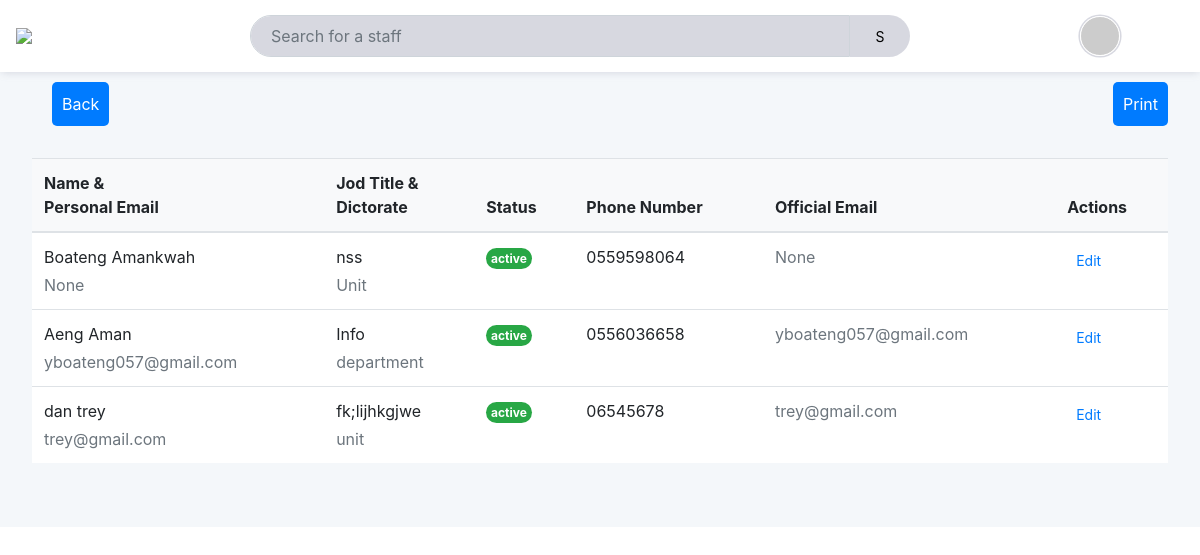
/rep (signed in), run on the app's committed database.
### sever.py (models this page shows, shortened)
class Staff(db.Model, UserMixin):
    id = db.Column(db.Integer, primary_key=True)
    surname = db.Column(db.String())
    firstname = db.Column(db.String())
    maiden_name = db.Column(db.String())
    official_email = db.Column(db.String())
    personal_email = db.Column(db.String())
    password = db.Column(db.String())
    position = db.Column(db.String())
    member_staff = db.Column(db.String())
    department_directorate_unit = db.Column(db.String())
    number = db.Column(db.String())
    gender = db.Column(db.String())
    rank = db.Column(db.String())
    grade = db.Column(db.String())
    job_title = db.Column(db.String())
    employment_status = db.Column(db.String())
    date_of_appointment = db.Column(db.Date)
    end_of_contract = db.Column(db.Date)
    ghana_card = db.Column(db.String(100))
    snit_number = db.Column(db.String(100))
    tin_number = db.Column(db.String(100))
    immigration_status = db.Column(db.String(100))
    immigration_number = db.Column(db.String(100))
    value_permit = db.Column(db.String(100))
    address = db.Column(db.String(200))
    bank_number = db.Column(db.String(100))
    admin_full_name = db.Column(db.String(255))
    admin_email = db.Column(db.String(255))
    admin_password = db.Column(db.String(255))
    bank_name = db.Column(db.String(100))
    bank_branch = db.Column(db.String(100))
    next_of_kin = db.Column(db.String(100))
    relationship = db.Column(db.String(100))
    address_kin = db.Column(db.String(100))
    gender_kin = db.Column(db.String(100))
    name_beneficiaries = db.Column(db.String(100))
    address_beneficiaries = db.Column(db.String(100))
    other_beneficiaries = db.Column(db.String(100))
    gender_beneficiaries = db.Column(db.String(100))
    date_created = db.Column(db.DateTime, default=db.func.current_timestamp())

### sever.py (the view)
@app.route('/rep', methods=['POST','GET'])
@login_required
def rep():
    search_name = request.args.get('search_name', '').strip()
    member_staff = request.args.get('member_staff', '').strip()
    department_directorate_unit = request.args.get('department_directorate_unit', '').strip()
    number = request.args.get('number', '').strip()
    gender = request.args.get('gender', '').strip()
    rank = request.args.get('rank', '').strip()
    grade = request.args.get('grade', '').strip()
    job_title = request.args.get('job_title', '').strip()
    employment_status = request.args.get('employment_status', '').strip()
    date_of_appointment = request.args.get('date_of_appointment', '').strip()
    end_of_contract = request.args.get('end_of_contract', '').strip()
    staff_members = Staff.query.all()
    if search_name:
        query = Staff.query.filter(or_(
            Staff.firstname.ilike(f'%{search_name}%'),
            Staff.surname.ilike(f'%{search_name}%')
        ))
        staff_members = query.all()
    if member_staff:
        staff_members = [staff for staff in staff_members if staff.member_staff == member_staff]
    if department_directorate_unit:
        staff_members = [staff for staff in staff_members if staff.department_directorate_unit == department_directorate_unit]
    if number:
        staff_members = [staff for staff in staff_members if staff.number == number]
    if gender:
        staff_members = [staff for staff in staff_members if staff.gender == gender]
    if rank:
        staff_members = [staff for staff in staff_members if staff.rank == rank]
    if grade:
        staff_members = [staff for staff in staff_members if staff.grade == grade]
    if job_title:
        staff_members = [staff for staff in staff_members if staff.job_title == job_title]
    if employment_status:
        staff_members = [staff for staff in staff_members if staff.employment_status == employment_status]
    if date_of_appointment:
        date_of_appointment = datetime.strptime(date_of_appointment, '%Y-%m-%d').date()
        staff_members = [staff for staff in staff_members if staff.date_of_appointment == date_of_appointment]
    if end_of_contract:
        end_of_contract = datetime.strptime(end_of_contract, '%Y-%m-%d').date()
        staff_members = [staff for staff in staff_members if staff.end_of_contract == end_of_contract]
    return render_template('rep.html', staff_members=staff_members,user=current_user)

### sever.py (called while the page is built)
@login_manager.user_loader
def load_user(user_id):
    return Staff.query.get(int(user_id))

### templates/rep.html (shortened to what this page needs)
<!doctype html>
<html lang="en">
  <head>
    <link rel="stylesheet" href="static/maths.css">
    <link rel="stylesheet" href="https://stackpath.bootstrapcdn.com/bootstrap/4.3.1/css/bootstrap.min.css">
  </head>
  <body>
    <div class="admi">
        <header class="admin__header" style="position:fixed; width:100%;">
            <div class="logo"><img src="https://www.central.edu.gh/static/img/Central-Uni-logo.png" style="width:100px;" />
                </div>
            <nav class="navContainer" style="display:flex; justify-content:space-between;">
                <div class="searc" style="display:flex;">
                    <input type="text"class="form-control" style="width:600px; padding:20px; border-radius:30px 0 0 30px; background-color:#9c9eb266;" placeholder="Search for a staff" />
                   <button class="up" style="text-align:center; background-color:#9c9eb266;
                   cursor: pointer;
                   border: none;
                    color:#000;border-radius:0 30px 30px 0;  font-size:14px; width:60px;">S</button>
                </div>
                <div class="userContainer">
                    <div class="user">
                        <div class="img"></div>
                    </div>
                </div>
            </nav>
        </header>
<main class="admin__main" >
 <div style="display:flex; justify-content:space-between;  " >
  <a href="/report" style="text-decoration:none;padding:10px; margin-left:20px;margin-top:50px; border-radius:5px; color:#fff; background-color:var(--primary);">Back</a>
  <a href="#" style="text-decoration:none;padding:10px; margin-left:20px;margin-top:50px;  border-radius:5px; color:#fff; background-color:var(--primary);">Print</a>
 </div>
    <table class="table align-middle mb-0 bg-white" >
        <thead class="bg-light">
          <tr>
            <th>Name &<br> Personal Email</th>
            <th>Jod Title &<br> Dictorate</th>
            <th>Status</th>
            <th>Phone Number</th>
            <th>Official Email</th>
            <th>Actions</th>
          </tr>
        </thead>
        <tbody>
          {% for staff_member in staff_members %}
          <tr>
            <td>
              <div class="d-flex align-items-center">
                <div class="ms-3">
                  <p class="fw-bold mb-1">{{ staff_member.firstname }} {{ staff_member.surname }} </p>
                  <p class="text-muted mb-0">{{staff_member.official_email}}</p>
                </div>
              </div>
            </td>
            <td>
              <p class="fw-normal mb-1">{{ staff_member.job_title }}</p>
              <p class="text-muted mb-0">{{ staff_member.department_directorate_unit }}</p>
            </td>
            <td>
              <span class="badge badge-success rounded-pill d-inline">{{ staff_member.employment_status }}</span>
            </td>
            <td>{{ staff_member.number }} </td>
            <td>
              <span class="text-muted mb-0">{{ staff_member.official_email }}</span>
            </td>
            <td>
              <a href="{{ url_for('edit_staff', staff_id=staff_member.id) }}"><button type="button" class="btn btn-link btn-sm btn-rounded">
                Edit
              </button></a>
            </td>
          </tr>
          {% endfor %}
        </tbody>
      </table>
</main>
    </div>
</body>
  </body>
</html>

### static/maths.css (style rules this page uses)
:root { --admin-header-height: 70px; --admin-footer-height: 70px; --admin-nav-width: 250px; --spacing: 2em; --spacing-xs: 1em; --spacing-xxs: .5em; --spacing-xxxs: .3em; --spacing-xxxxs: .1em; --dashboard-column-count: 2; --primary: #ca181e;; --primary-light: #e2e4f8; --gray: #9c9eb2; --gray-lighter: #9c9eb266; --gray-lightest: #f1f1f8; --text: #cc3d1e; --light-orange: #ffefe8; --star: #ffaf17; }
*, *::before, *::after { box-sizing: border-box; }
body { overflow-x: hidden; margin: 0; font-family: 'Open Sans', Helvetica, sans-serif; color: var(--text); }
input { font-family: 'Open Sans', Helvetica, sans-serif; }
a { text-decoration: none; color: var(--gray); }
.admin__header { grid-area: header; background-color: #fff; box-shadow: 0 2px 8px -2px var(--gray-lighter); z-index: 1; }
.admin__main { grid-area:main; padding: var(--spacing); background-color: #f4f7fa; }
.admin__header { grid-area: header; background-color: #fff; display: grid; grid: auto / var(--admin-nav-width) 1fr; grid-template-areas: "logo navContainer"; }
.logo { display: grid; grid-template-columns: min-content 1fr; align-items: center; padding: var(--spacing-xs); gap: var(--spacing-xs); font-weight: 600; }
.logo img { width: 40px; }
.navContainer { display: grid; grid-template-areas: "search link link link link userContainer"; grid: auto / 1fr min-content min-content min-content min-content 1fr; align-content: center; align-items: center; }
.userContainer { justify-content: end; display: grid; grid-template-areas: "notifications user"; padding: var(--spacing-xs); gap: var(--spacing); align-items: center; }
.userContainer .user { display: grid; grid-template-areas: "img name caret"; gap: var(--spacing-xs); align-items: center; }
.user .img { --size: 2.5em; width: var(--size); height: var(--size); border-radius: var(--size); background-image: url('https://i.pravatar.cc/50?img=20'); background-size: cover; border: .05em solid #fff; box-shadow: 0 0 0 .1em var(--gray-lighter); }
.admin__main { display: grid; grid-template-rows: min-content min-content 1fr; gap: var(--spacing); padding: var(--spacing); }

### data on the page
Staff: firstname "Boateng", surname "Amankwah", official_email "None", job_title "nss", department_directorate_unit "Unit", employment_status "active", number "0559598064"
Staff: firstname "Aeng", surname "Aman", official_email "yboateng057@gmail.com", job_title "Info", department_directorate_unit "department", employment_status "active", number "0556036658"
Staff: firstname "dan", surname "trey", official_email "trey@gmail.com", job_title "fk;lijhkgjwe", department_directorate_unit "unit", employment_status "active", number "06545678"
